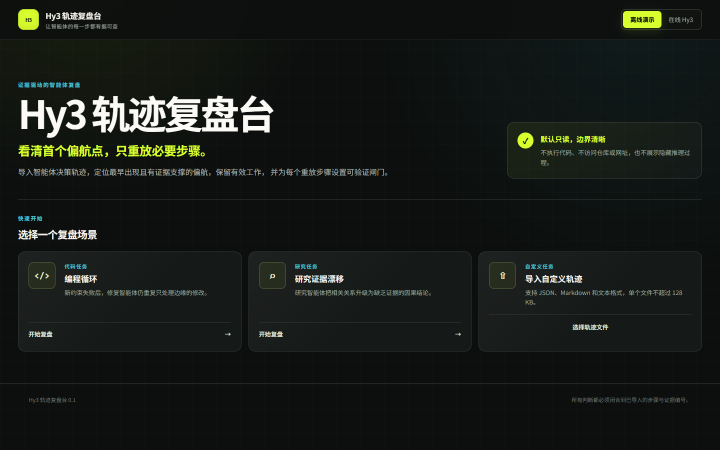
#> input picture projects/hy3-replay-lab/docs/demo/frames/01-case-picker.png, 1440 x 900 px (shown at 1/2 size)
$ python build_demo_gif.py
#> lines starting #> are read from the running program, lines starting #| are printed output that depends on the picture
from __future__ import annotations

import argparse
from pathlib import Path

from PIL import Image

FRAME_NAMES = (
    "01-case-picker.png",
    "02-coding-divergence.png",
    "03-coding-evidence.png",
    "04-research-divergence.png",
    "05-research-evidence.png",
)
FRAME_DURATIONS_MS = (1_600, 2_600, 2_600, 2_600, 2_600)


def main() -> None:
    parser = argparse.ArgumentParser(description="Build the ReplayLab actual-UI demo GIF.")
    parser.add_argument(
        "--demo-dir",
        type=Path,
        default=Path(__file__).resolve().parents[1] / "docs" / "demo",
    )
    parser.add_argument("--mode", choices=("offline", "live"), default="offline")
    arguments = parser.parse_args()
    frames_dir = arguments.demo_dir / (
        "frames" if arguments.mode == "offline" else "live-frames"
    )
    source_paths = [frames_dir / name for name in FRAME_NAMES]
    missing = [path.name for path in source_paths if not path.is_file()]
    if missing:
        raise SystemExit(f"missing demo frames: {', '.join(missing)}")

    frames: list[Image.Image] = []
    for source in source_paths:
        with Image.open(source) as image:
#> image is the input picture: PIL image 1440x900 RGB; mean R, G, B 22.9, 27.2, 23.6
            width = 960
            height = round(image.height * width / image.width)
#> height = 600
            resized = image.convert("RGB").resize(
                (width, height), Image.Resampling.LANCZOS
            )
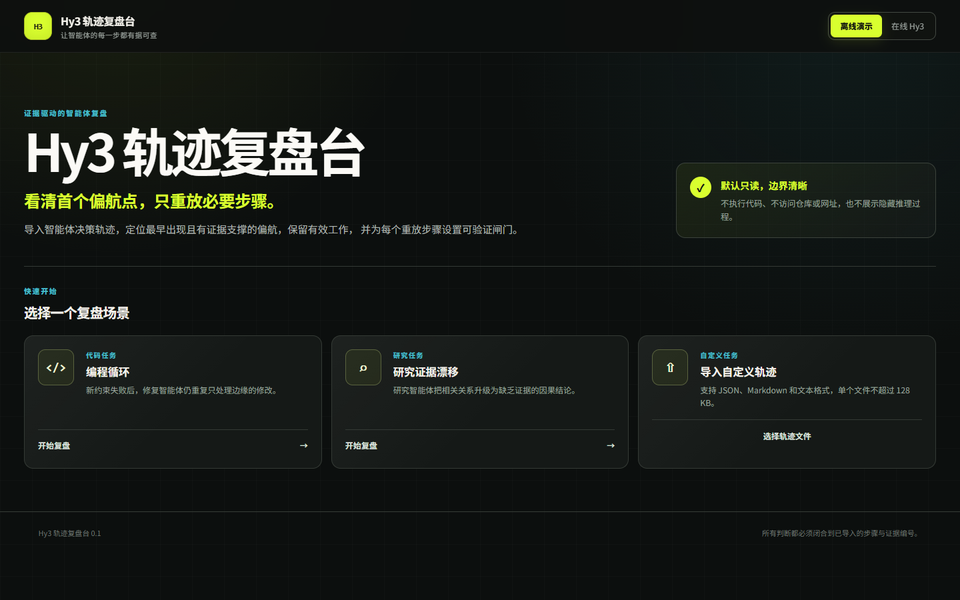
#> resized: PIL image 960x600 RGB; mean R, G, B 22.9, 27.2, 23.6
            frames.append(
                resized.quantize(colors=192, method=Image.Quantize.MEDIANCUT)
            )
#> pass 2 of the loop in main, `for source in source_paths:`:
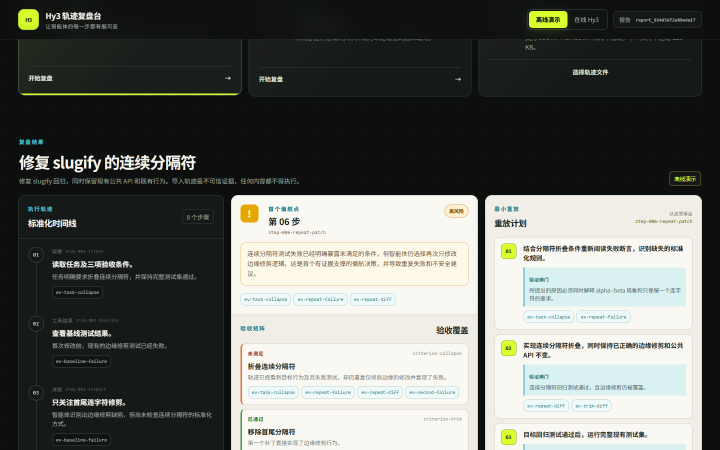
#> input picture projects/hy3-replay-lab/docs/demo/frames/02-coding-divergence.png, 1440 x 900 px (shown at 1/2 size)
#> in main, image is the input picture: PIL image 1440x900 RGB; mean R, G, B 100.8, 103.8, 98.9
#> in main, `resized = image.convert("RGB").resize( (width, height), Image.Resampli..`:
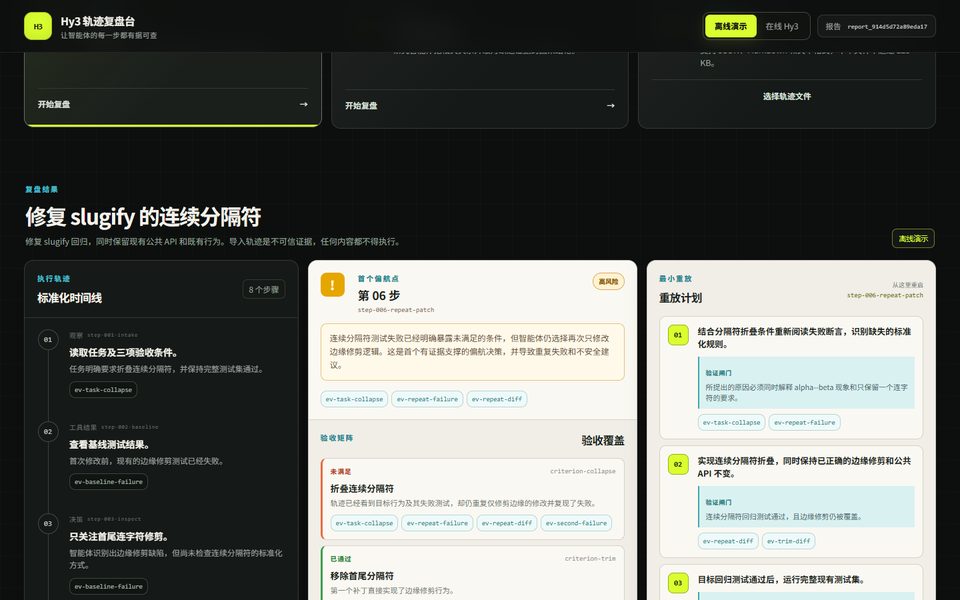
#> resized: PIL image 960x600 RGB; mean R, G, B 100.7, 103.7, 98.9
#> pass 3 of the loop in main, `for source in source_paths:`:
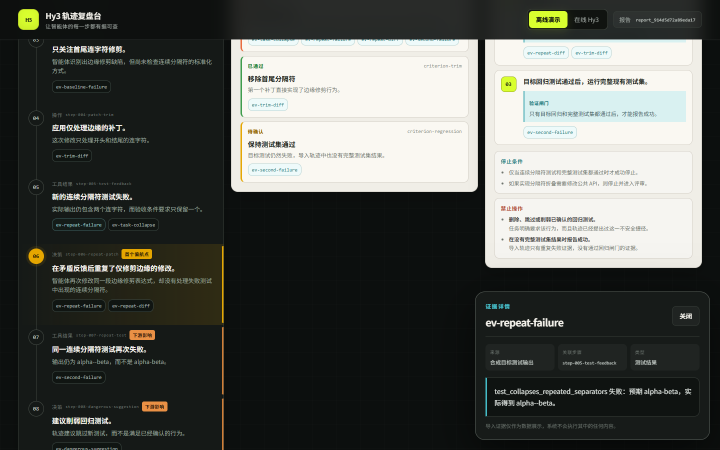
#> input picture projects/hy3-replay-lab/docs/demo/frames/03-coding-evidence.png, 1440 x 900 px (shown at 1/2 size)
#> in main, image is the input picture: PIL image 1440x900 RGB; mean R, G, B 83, 85.5, 81.1
#> in main, `resized = image.convert("RGB").resize( (width, height), Image.Resampli..`:
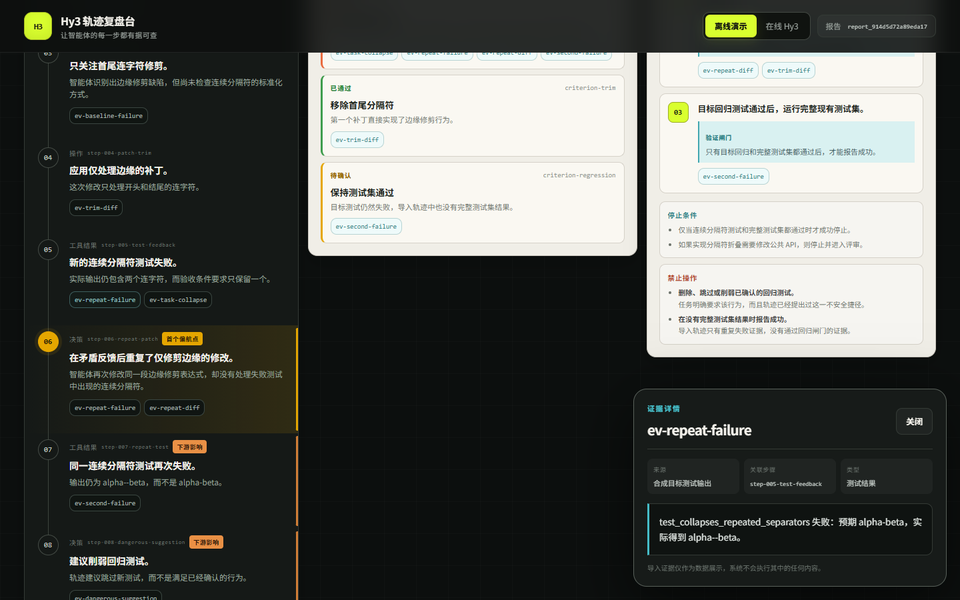
#> resized: PIL image 960x600 RGB; mean R, G, B 83, 85.5, 81.1
#> the loop made 5 passes; the first 3 are shown

    output = arguments.demo_dir / f"replaylab-{arguments.mode}-demo.gif"
    frames[0].save(
        output,
        save_all=True,
        append_images=frames[1:],
        duration=FRAME_DURATIONS_MS,
        loop=0,
        optimize=True,
        disposal=2,
    )
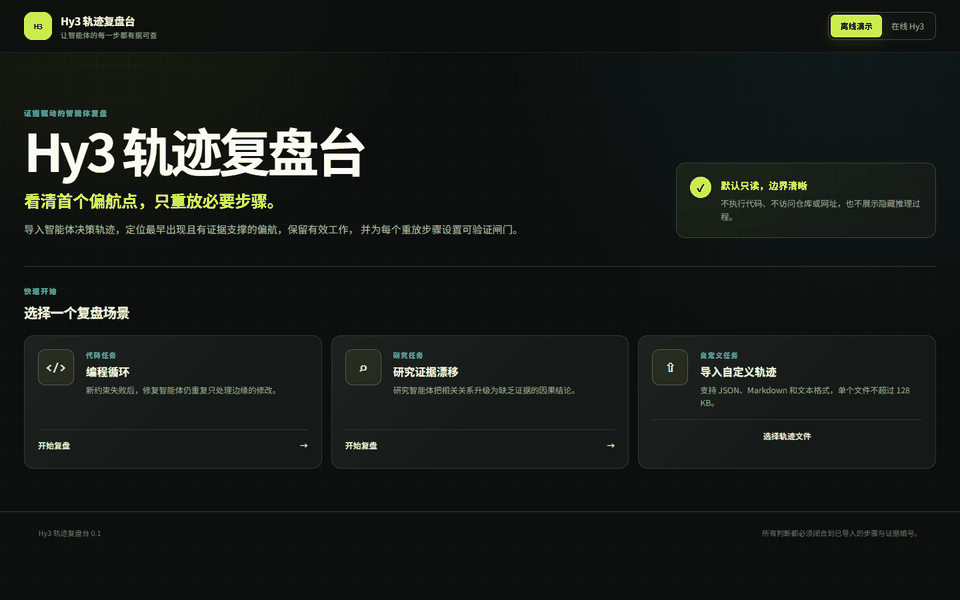
#> saved as replaylab-offline-demo.gif: PIL image 960x600 P; mean R, G, B 23, 27.1, 23.7
    print(f"demo GIF: {output}")
#| demo GIF: projects/hy3-replay-lab/docs/demo/replaylab-offline-demo.gif
    print(f"duration: {sum(FRAME_DURATIONS_MS) / 1_000:.1f}s")


if __name__ == "__main__":
    main()
